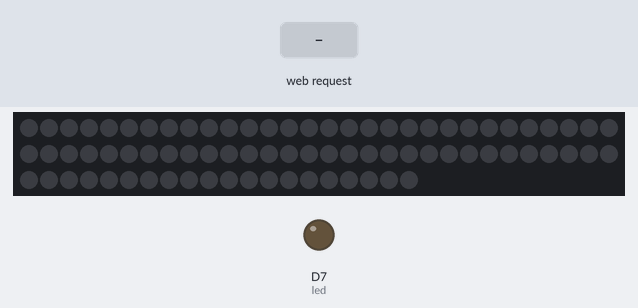
Bench run of a sketch on a simulated ESP8266 (NodeMCU). Shown: 80 RGB LEDs in strip order, left to right, continuing on the next row, output pins drawn as LEDs (lit = HIGH). Inputs (shaded band) come from the test bench. Dim RGB values are drawn brighter than linear; WiFi joins after 1.5 s; servers stay silent unless stated; what the sketch prints to the serial monitor is not drawn.

Above: at 2.7 s.
2.8 s: HTTP request GET /?c=120 received
At 3.6 s:
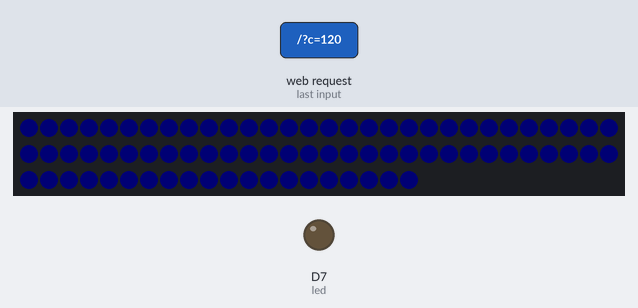
4.3 s: HTTP request GET / received
At 4.8 s:
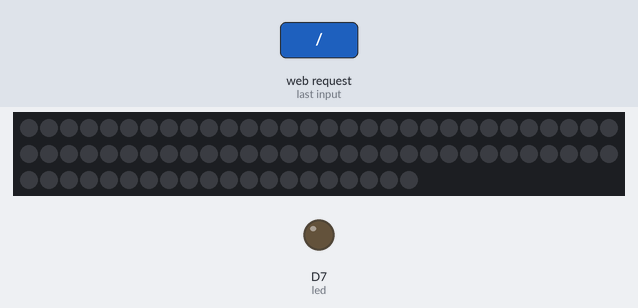
Timing chart, 0 to 7.3 s (numbered marks = the images above; inputs shaded):
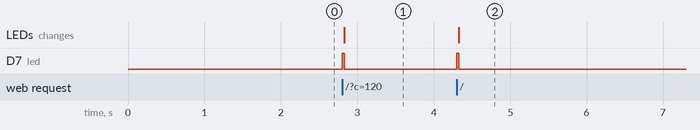

Measured:
- after the input at 2.8 s, D7 (led): LOW → HIGH at once, → LOW 0.03 s later; the LEDs: change at once (image 1)
- after the input at 4.3 s, D7 (led): LOW → HIGH at once, → LOW 0.03 s later; the LEDs: change at once (image 2)

The sketch:

Main.ino
```cpp
// (licence header left out)
// Neopixel
#include <Adafruit_NeoPixel.h>

// ESP8266
#include <ESP8266WiFi.h>
#include <WiFiClient.h>
#include <ESP8266WebServer.h>
#include <ESP8266mDNS.h>

// Webserver Config
const char *ssid = "SitecomA2354C";
const char *password = "VSX-924-K";
ESP8266WebServer server ( 80 );

// Neopixel Config
#define NeoPIN D4
#define NUM_LEDS 80
int brightness = 10;
Adafruit_NeoPixel strip = Adafruit_NeoPixel(NUM_LEDS, NeoPIN, NEO_GRBW + NEO_KHZ800);


const int led = 13;

void setup ( void ) {

  Serial.begin ( 115200 );

  // ##############
  // NeoPixel start
  Serial.println();
  strip.setBrightness(brightness);
  strip.begin();
  strip.show();
  delay(50);
  Serial.println("NeoPixel started");

  // #########
  // Webserver
  pinMode ( led, OUTPUT );
  digitalWrite ( led, 0 );

  WiFi.begin ( ssid, password );
  Serial.println ( "" );

  // Wait for connection
  while ( WiFi.status() != WL_CONNECTED ) {
    delay ( 500 );
    Serial.print ( "." );
  }

  Serial.println ( "" );
  Serial.print ( "Connected to " );
  Serial.println ( ssid );
  Serial.print ( "IP address: " );
  Serial.println ( WiFi.localIP() );

  if ( MDNS.begin ( "esp8266" ) ) {
    Serial.println ( "MDNS responder started" );
  }

  // what to do with requests
  server.on ( "/", handleRoot );
  server.onNotFound ( handleNotFound );
  server.begin();


  Serial.println ( "HTTP server started" );
}

void loop ( void ) {
  // waiting fo a client
  server.handleClient();
}


void handleRoot() {
  Serial.println("Client connected");
  digitalWrite ( led, 1 );

  // data from the colorpicker (e.g. #FF00FF)
  String color = server.arg("c");
  Serial.println("Color: " + color);
  // setting the color to the strip
  setNeoColor(color);

  // building a website
  char temp[5000];
  int sec = millis() / 1000;
  int min = sec / 60;
  int hr = min / 60;
  char clr [7];
  color.toCharArray(clr, 7);
  snprintf ( temp, 5000,

"<!DOCTYPE html>\n<html>\n\
  <head>\n\
    <title>Esp8266 NeoPixel Control</title>\n\
    <style>\
      body { background-color: #cccccc; font-family: Arial; Color: #008; }\
    </style>\n\
    <meta name=\"viewport\" content=\"width=device-width, height=device-height, initial-scale=1.0, user-scalable=0, minimum-scale=1.0, maximum-scale=1.0\" />\n\
  </head>\n\
  <body>\n\
    <h1>NeoPixel control</h1>\n\
    <p>Uptime: %02d:%02d:%02d</p>\n\
    \n\
    <form action=\"\" name=\"pick\" method=\"post\">\n\
    <input type=\"color\" name=\"c\" value=\"%02d\" onchange=\"document.forms['pick'].submit();\" />\n\
    &nbsp;<span onclick=\"document.forms['pick'].submit();\" style=\"font-size:16pt;\"> CHANGE </span>\n\
    </form>\n\
    \n\
  </body>\
</html>",

    hr, min % 60, sec % 60, clr
  );
  server.send ( 200, "text/html", temp );
  digitalWrite ( led, 0 );
}

void handleNotFound() {
  digitalWrite ( led, 1 );
  String message = "File Not Found\n\n";
  message += "URI: ";
  message += server.uri();
  message += "\nMethod: ";
  message += ( server.method() == HTTP_GET ) ? "GET" : "POST";
  message += "\nArguments: ";
  message += server.args();
  message += "\n";

  for ( uint8_t i = 0; i < server.args(); i++ ) {
    message += " " + server.argName ( i ) + ": " + server.arg ( i ) + "\n";
  }

  server.send ( 404, "text/plain", message );
  digitalWrite ( led, 0 );
}


void setNeoColor(String value){
  Serial.print("Setting Neopixel...");
  // converting Hex to Int
  int number = (int) strtol( &value[1], NULL, 16);

  // splitting into three parts
  int r = number >> 16;
  int g = number >> 8 & 0xFF;
  int b = number & 0xFF;

  // DEBUG
  Serial.print("RGB: ");
  Serial.print(r, DEC);
  Serial.print(" ");
  Serial.print(g, DEC);
  Serial.print(" ");
  Serial.print(b, DEC);
  Serial.println(" ");

  // setting whole strip to the given color
  for(int i=0; i < NUM_LEDS; i++) {
    //strip.setPixelColor(i, strip.Color( g, r, b ) );
    strip.fill(strip.Color( g, r, b ,0));
  }

  // init
  strip.show();

  Serial.println("on.");
}
```
